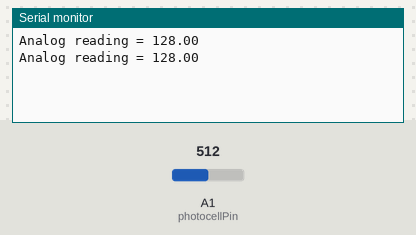
Recording of a sketch running on a simulated Arduino Uno, built with avr-gcc and run on an emulated ATmega328P. Parts: the last lines printed to the serial monitor. The test bench sets the inputs (shaded band); at power-on: A1 (photocellPin) = 512.

Above: at 1.8 s.
1.9 s: A1 (photocellPin) set to 716
At 2.3 s:
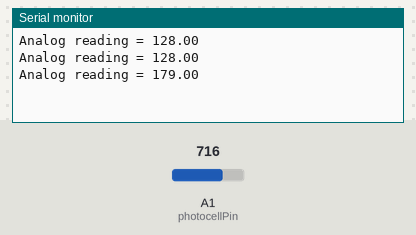
3.4 s: A1 (photocellPin) set to 900
At 4.8 s:
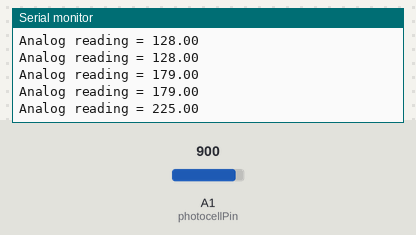
Timing chart, 0 to 6.4 s (numbered marks = the images above; inputs shaded):
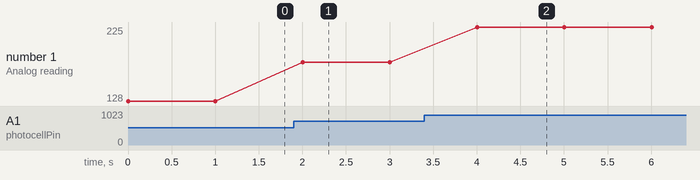

The sketch:

PhotoresistorSetup.ino
```cpp
int photocellPin = 1;
float photocellReading;

void setup() {
  Serial.begin(9600);
}

void loop() {
  photocellReading = analogRead(photocellPin);
  photocellReading = photocellReading / 4;

  Serial.print("Analog reading = ");
  Serial.println(photocellReading);
  delay(1000);
}
```

Measured:
- after the input at 1.9 s, the serial monitor: prints a new line after 0.10 s (image 1)
- after the input at 3.4 s, the serial monitor: prints a new line after 0.60 s (image 2)
- plotted number 1: 128 → 179 after the input at 1.9 s, 179 → 225 after the input at 3.4 s
